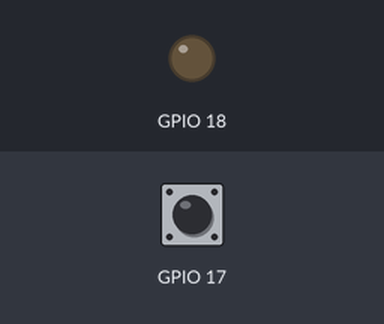
Recording of a program running on a simulated Raspberry Pi (BCM pin numbers). Parts: output pins drawn as LEDs (lit = HIGH). The test bench sets the inputs (shaded band); at power-on: GPIO 17 LOW.

Above: at 1.2 s.
1.3 s: GPIO 17 pulled HIGH for 0.15 s
At 1.4 s:
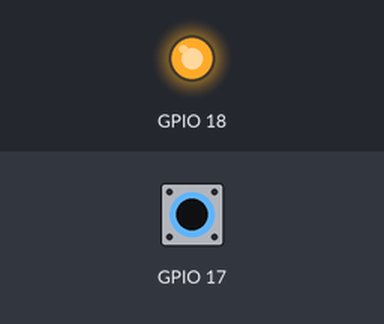
3.0 s: GPIO 17 pulled HIGH for 3.2 s
At 7.1 s:
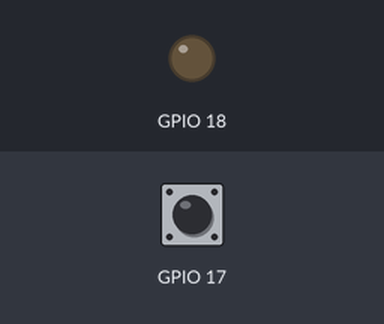
Timing chart, 0 to 8.6 s (numbered marks = the images above; inputs shaded):
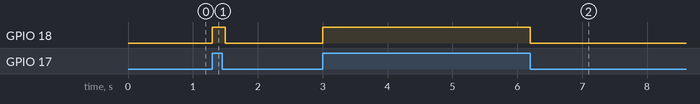

The program:

button_led.py
```python
#Raspberry Pi GPIO buton activated led (continous polling)
#led turns on when button pressed
#B18 -> led -> 200 ohm resistor -> ground
#3.3V -> button -> 10K ohm resistor -> B17

import RPi.GPIO as GPIO
import time

def setup():
    GPIO.setmode(GPIO.BCM) #BCM pin numbering
    GPIO.setup(17, GPIO.IN, pull_up_down=GPIO.PUD_DOWN) #pin 17 is input and is set to off when button not pressed
    GPIO.setup(18, GPIO.OUT, initial=GPIO.LOW)

def main():
    while True:
        if GPIO.input(17) == GPIO.HIGH: #button pressed
            GPIO.output(18, GPIO.HIGH)
        else: #button not pressed
            GPIO.output(18,GPIO.LOW)
        time.sleep(.1)

try:
    setup()
    main()

finally:
    print("exiting")
    GPIO.cleanup()
```

Measured:
- after the input at 1.3 s, GPIO 18: LOW → HIGH at once, → LOW 0.20 s later
- after the input at 3.0 s, GPIO 18: LOW → HIGH at once, → LOW 3.2 s later
